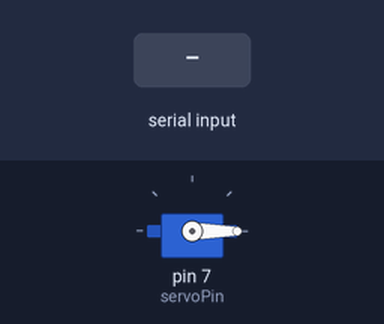
This sketch was run on a simulated Arduino Uno, built with avr-gcc and run on an emulated ATmega328P. Shown: servo. Inputs (shaded band) come from the test bench. What the sketch prints to the serial monitor is not drawn.

Above: at 1.2 s.
1.3 s: "90,45\n" received over Serial
At 2.3 s:
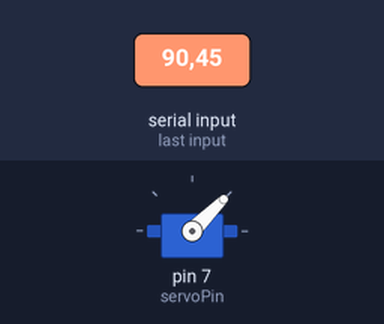
2.8 s: "30,150\n" received over Serial
At 3.4 s:
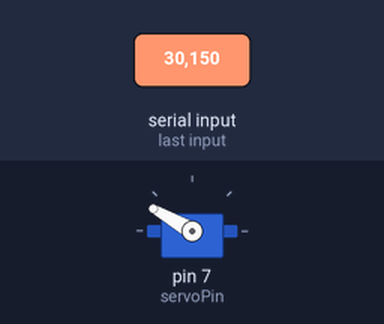
4.3 s: "90\n" received over Serial
At 5.6 s:
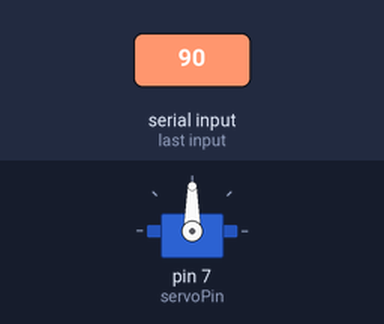
Timing chart, 0 to 7.3 s (numbered marks = the images above; inputs shaded):
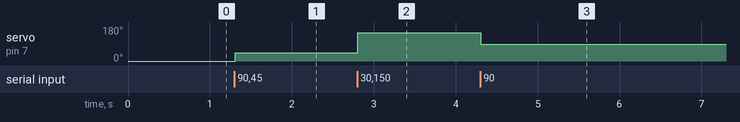

The sketch:

2-3_servo_Serial.ino
```cpp
#include <Servo.h>
int servoPin = 7;
int angle = 0;
Servo servo;

void setup() {
  Serial.begin(9600);
  servo.attach(servoPin);
  servo.write(angle);
}

void loop() {
  int value = 0;
  if(Serial.available()){
    value = Serial.parseInt();
  }
  if(value > 0 && value <= 180){
    angle = value;
    Serial.print("현재각도 : ");
    Serial.println(angle);
    servo.write(angle);
  }
}
```

Measured:
- after the input at 1.3 s, servo on pin 7 (servoPin): 0° → 45° at once
- after the input at 2.8 s, servo on pin 7 (servoPin): 45° → 150° at once
- after the input at 4.3 s, servo on pin 7 (servoPin): 150° → 90° at once
